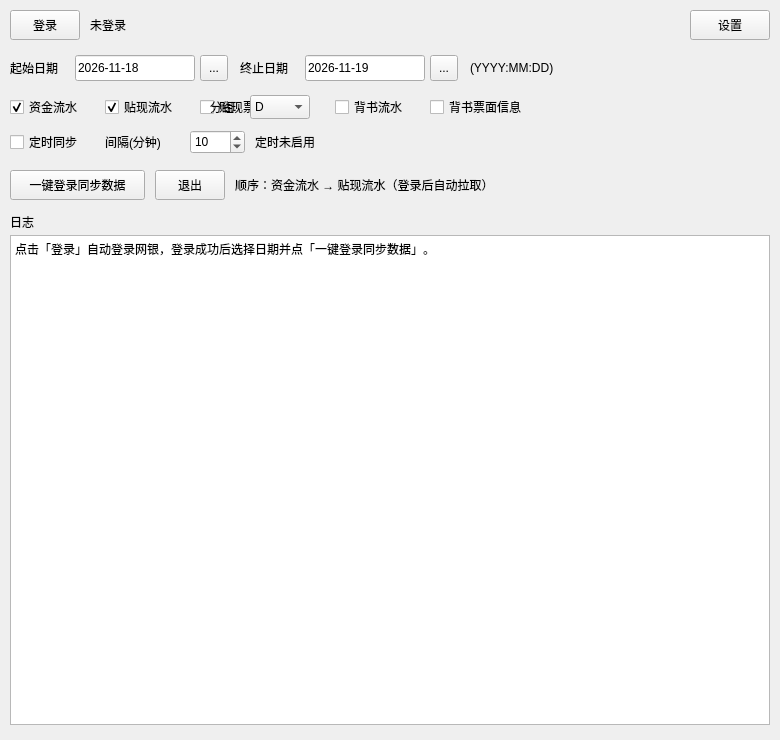
<?xml version="1.0" encoding="UTF-8"?>
<ui version="4.0">
 <class>ChangjiangMain</class>
 <widget class="QWidget" name="main_window">
  <property name="geometry">
   <rect><x>0</x><y>0</y><width>780</width><height>740</height></rect>
  </property>
  <property name="windowTitle"><string>江苏长江商业银行工具v1.0 主界面</string></property>
  <widget class="QPushButton" name="main_btn_login">
   <property name="geometry"><rect><x>10</x><y>10</y><width>70</width><height>30</height></rect></property>
   <property name="text"><string>登录</string></property>
  </widget>
  <widget class="QLabel" name="main_lbl_status">
   <property name="geometry"><rect><x>90</x><y>10</y><width>580</width><height>30</height></rect></property>
   <property name="text"><string>未登录</string></property>
  </widget>
  <widget class="QPushButton" name="main_btn_settings">
   <property name="geometry"><rect><x>690</x><y>10</y><width>80</width><height>30</height></rect></property>
   <property name="text"><string>设置</string></property>
  </widget>
  <widget class="QLabel" name="main_lbl_date_start">
   <property name="geometry"><rect><x>10</x><y>55</y><width>62</width><height>26</height></rect></property>
   <property name="text"><string>起始日期</string></property>
  </widget>
  <widget class="QLineEdit" name="main_input_date_start">
   <property name="geometry"><rect><x>75</x><y>55</y><width>120</width><height>26</height></rect></property>
   <property name="text"><string>2026-11-18</string></property>
  </widget>
  <widget class="QToolButton" name="main_btn_date_start_pick">
   <property name="geometry"><rect><x>200</x><y>55</y><width>28</width><height>26</height></rect></property>
   <property name="text"><string>...</string></property>
  </widget>
  <widget class="QLabel" name="main_lbl_date_end">
   <property name="geometry"><rect><x>240</x><y>55</y><width>62</width><height>26</height></rect></property>
   <property name="text"><string>终止日期</string></property>
  </widget>
  <widget class="QLineEdit" name="main_input_date_end">
   <property name="geometry"><rect><x>305</x><y>55</y><width>120</width><height>26</height></rect></property>
   <property name="text"><string>2026-11-19</string></property>
  </widget>
  <widget class="QToolButton" name="main_btn_date_end_pick">
   <property name="geometry"><rect><x>430</x><y>55</y><width>28</width><height>26</height></rect></property>
   <property name="text"><string>...</string></property>
  </widget>
  <widget class="QLabel" name="main_lbl_date_fmt">
   <property name="geometry"><rect><x>470</x><y>55</y><width>130</width><height>26</height></rect></property>
   <property name="text"><string>(YYYY:MM:DD)</string></property>
  </widget>
  <widget class="QCheckBox" name="main_chk_fund_flow">
   <property name="geometry"><rect><x>10</x><y>95</y><width>92</width><height>24</height></rect></property>
   <property name="text"><string>资金流水</string></property>
   <property name="checked"><bool>true</bool></property>
  </widget>
  <widget class="QCheckBox" name="main_chk_discount_flow">
   <property name="geometry"><rect><x>105</x><y>95</y><width>92</width><height>24</height></rect></property>
   <property name="text"><string>贴现流水</string></property>
   <property name="checked"><bool>true</bool></property>
  </widget>
  <!-- 以下三项暂时从前端隐藏，后端实现保留；日后恢复时把 visible 改为 true、checked 改为 true，并把分组坐标移回 575/615 -->
  <widget class="QCheckBox" name="main_chk_discount_info">
   <property name="geometry"><rect><x>200</x><y>95</y><width>130</width><height>24</height></rect></property>
   <property name="text"><string>贴现票面信息</string></property>
   <property name="checked"><bool>false</bool></property>
   <property name="visible"><bool>false</bool></property>
  </widget>
  <widget class="QCheckBox" name="main_chk_endorse_flow">
   <property name="geometry"><rect><x>335</x><y>95</y><width>92</width><height>24</height></rect></property>
   <property name="text"><string>背书流水</string></property>
   <property name="checked"><bool>false</bool></property>
   <property name="visible"><bool>false</bool></property>
  </widget>
  <widget class="QCheckBox" name="main_chk_endorse_info">
   <property name="geometry"><rect><x>430</x><y>95</y><width>130</width><height>24</height></rect></property>
   <property name="text"><string>背书票面信息</string></property>
   <property name="checked"><bool>false</bool></property>
   <property name="visible"><bool>false</bool></property>
  </widget>
  <widget class="QLabel" name="main_lbl_group">
   <property name="geometry"><rect><x>210</x><y>95</y><width>40</width><height>24</height></rect></property>
   <property name="text"><string>分组</string></property>
  </widget>
  <widget class="QComboBox" name="main_cbo_group">
   <property name="geometry"><rect><x>250</x><y>95</y><width>60</width><height>24</height></rect></property>
   <property name="currentIndex"><number>3</number></property>
   <item><property name="text"><string>A</string></property></item>
   <item><property name="text"><string>B</string></property></item>
   <item><property name="text"><string>C</string></property></item>
   <item><property name="text"><string>D</string></property></item>
   <item><property name="text"><string>E</string></property></item>
  </widget>
  <widget class="QCheckBox" name="main_chk_timer">
   <property name="geometry"><rect><x>10</x><y>130</y><width>92</width><height>24</height></rect></property>
   <property name="text"><string>定时同步</string></property>
  </widget>
  <widget class="QLabel" name="main_lbl_interval">
   <property name="geometry"><rect><x>105</x><y>130</y><width>82</width><height>24</height></rect></property>
   <property name="text"><string>间隔(分钟)</string></property>
  </widget>
  <widget class="QSpinBox" name="main_input_interval">
   <property name="geometry"><rect><x>190</x><y>130</y><width>55</width><height>24</height></rect></property>
   <property name="minimum"><number>1</number></property>
   <property name="maximum"><number>1440</number></property>
   <property name="value"><number>10</number></property>
  </widget>
  <widget class="QLabel" name="main_lbl_timer_state">
   <property name="geometry"><rect><x>255</x><y>130</y><width>110</width><height>24</height></rect></property>
   <property name="text"><string>定时未启用</string></property>
  </widget>
  <widget class="QPushButton" name="main_btn_sync">
   <property name="geometry"><rect><x>10</x><y>170</y><width>135</width><height>30</height></rect></property>
   <property name="text"><string>一键登录同步数据</string></property>
  </widget>
  <widget class="QPushButton" name="main_btn_exit">
   <property name="geometry"><rect><x>155</x><y>170</y><width>70</width><height>30</height></rect></property>
   <property name="text"><string>退出</string></property>
  </widget>
  <widget class="QLabel" name="main_lbl_order">
   <property name="geometry"><rect><x>235</x><y>170</y><width>535</width><height>30</height></rect></property>
   <property name="text"><string>顺序：资金流水 → 贴现流水（登录后自动拉取）</string></property>
  </widget>
  <widget class="QLabel" name="main_lbl_log">
   <property name="geometry"><rect><x>10</x><y>210</y><width>60</width><height>24</height></rect></property>
   <property name="text"><string>日志</string></property>
  </widget>
  <widget class="QPlainTextEdit" name="main_log_area">
   <property name="geometry"><rect><x>10</x><y>235</y><width>760</width><height>490</height></rect></property>
   <property name="readOnly"><bool>true</bool></property>
   <property name="plainText"><string>点击「登录」自动登录网银，登录成功后选择日期并点「一键登录同步数据」。</string></property>
  </widget>
 </widget>
 <resources/>
 <connections/>
</ui>
